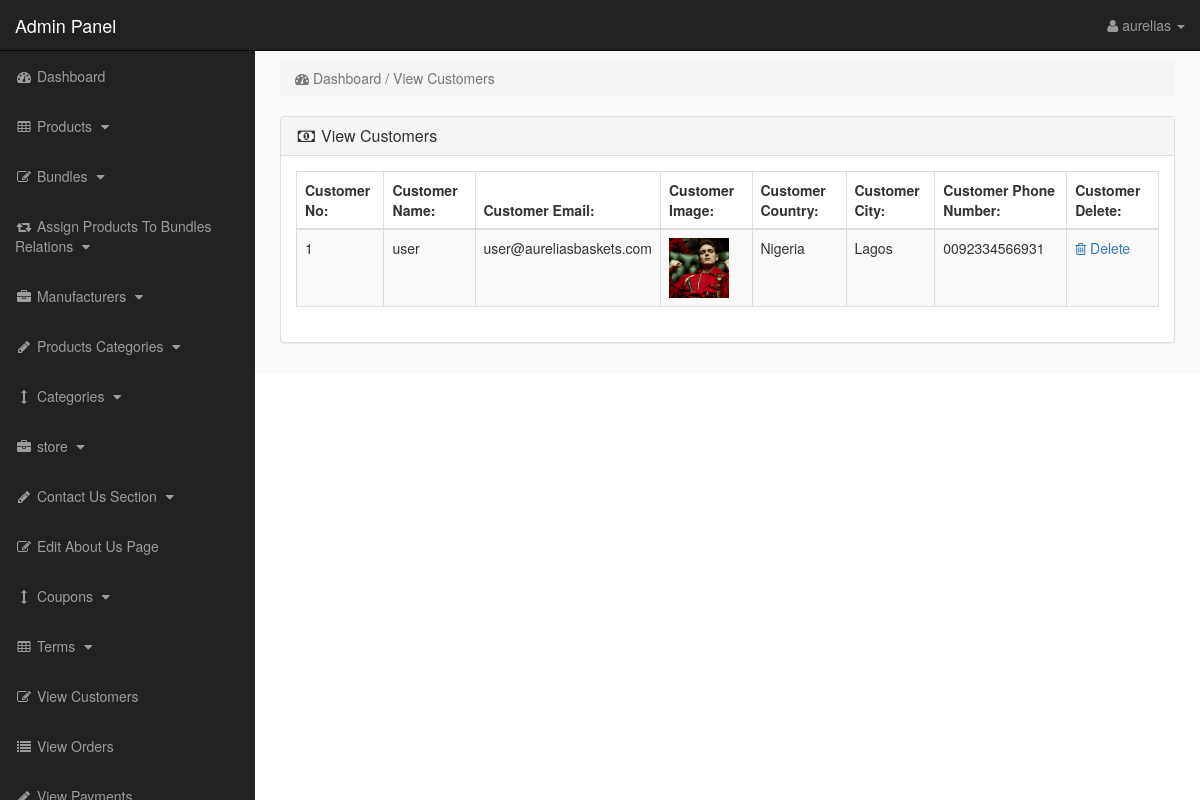
/admin_area/index.php?view_customers (signed in), run on the app's committed database.
### tables this page shows
CREATE TABLE `customers` (
  `customer_id` int(10) NOT NULL,
  `customer_name` varchar(255) NOT NULL,
  `customer_email` varchar(255) NOT NULL,
  `customer_pass` varchar(255) NOT NULL,
  `customer_country` text NOT NULL,
  `customer_city` text NOT NULL,
  `customer_contact` varchar(255) NOT NULL,
  `customer_address` text NOT NULL,
  `customer_image` text NOT NULL,
  `customer_ip` varchar(255) NOT NULL,
  `customer_confirm_code` text NOT NULL
);

### admin_area/view_customers.php (the view)
<?php
if(!isset($_SESSION['admin_email'])){
echo "<script>window.open('login.php','_self')</script>";
}
else {
?>
<div class="row">
<div class="col-lg-12">
<ol class="breadcrumb">
<li class="active">
<i class="fa fa-dashboard"></i> Dashboard / View Customers
</li>
</ol>
</div>
</div>
<div class="row">
<div class="col-lg-12">
<div class="panel panel-default">
<div class="panel-heading">
<h3 class="panel-title">
<i class="fa fa-money fa-fw"></i> View Customers
</h3>
</div>
<div class="panel-body" >
<div class="table-responsive" >
<table class="table table-bordered table-hover table-striped" >
<thead>
<tr>
<th>Customer No:</th>
<th>Customer Name:</th>
<th>Customer Email:</th>
<th>Customer Image:</th>
<th>Customer Country:</th>
<th>Customer City:</th>
<th>Customer Phone Number:</th>
<th>Customer Delete:</th>
</tr>
</thead>
<tbody>
<?php
$i=0;
$get_c = "select * from customers";
$run_c = mysqli_query($con,$get_c);
while($row_c=mysqli_fetch_array($run_c)){
$c_id = $row_c['customer_id'];
$c_name = $row_c['customer_name'];
$c_email = $row_c['customer_email'];
$c_image = $row_c['customer_image'];
$c_country = $row_c['customer_country'];
$c_city = $row_c['customer_city'];
$c_contact = $row_c['customer_contact'];
$i++;
?>
<tr>
<td><?php echo $i; ?></td>
<td><?php echo $c_name; ?></td>
<td><?php echo $c_email; ?></td>
<td><img src="../customer/customer_images/<?php echo $c_image; ?>" width="60" height="60" ></td>
<td><?php echo $c_country; ?></td>
<td><?php echo $c_city; ?></td>
<td><?php echo $c_contact; ?></td>
<td>
<a href="index.php?customer_delete=<?php echo $c_id; ?>" >
<i class="fa fa-trash-o" ></i> Delete
</a>
</td>
</tr>
<?php } ?>
</tbody>
</table>
</div>
</div>
</div>
</div>
</div>
<?php } ?>

### admin_area/includes/sidebar.php (shortened to what this page needs)
<?php
if(!isset($_SESSION['admin_email'])){
echo "<script>window.open('login.php','_self')</script>";
}
else {
?>
<nav class="navbar navbar-inverse navbar-fixed-top" >
<div class="navbar-header" >
<a class="navbar-brand" href="index.php?dashboard" >Admin Panel</a>
</div>
<ul class="nav navbar-right top-nav" >
<li class="dropdown" >
<a href="#" class="dropdown-toggle" data-toggle="dropdown" >
<i class="fa fa-user" ></i>
<?php echo $admin_name; ?> <b class="caret" ></b>
</a>
</li>
</ul>
<div class="collapse navbar-collapse navbar-ex1-collapse">
<ul class="nav navbar-nav side-nav">
<li>
<a href="index.php?dashboard">
<i class="fa fa-fw fa-dashboard"></i> Dashboard
</a>
</li>
<li>
<a href="#" data-toggle="collapse" data-target="#products">
<i class="fa fa-fw fa-table"></i> Products
<i class="fa fa-fw fa-caret-down"></i>
</a>
</li>
<li>
<a href="#" data-toggle="collapse" data-target="#bundles">
<i class="fa fa-fw fa-edit"></i> Bundles
<i class="fa fa-fw fa-caret-down"></i>
</a>
</li>
<li>
<a href="#" data-toggle="collapse" data-target="#relations">
<i class="fa fa-fw fa-retweet"></i> Assign Products To Bundles Relations
<i class="fa fa-fw fa-caret-down"></i>
</a>
</li>
<li>
<a href="#" data-toggle="collapse" data-target="#manufacturers">
<i class="fa fa-fw fa-briefcase"></i> Manufacturers
<i class="fa fa-fw fa-caret-down"></i>
</a>
</li>
<li>
<a href="#" data-toggle="collapse" data-target="#p_cat">
<i class="fa fa-fw fa-pencil"></i> Products Categories
<i class="fa fa-fw fa-caret-down"></i>
</a>
</li>
<li>
<a href="#" data-toggle="collapse" data-target="#cat">
<i class="fa fa-fw fa-arrows-v"></i> Categories
<i class="fa fa-fw fa-caret-down"></i>
</a>
</li>
<li>
<a href="#" data-toggle="collapse" data-target="#store">
<i class="fa fa-fw fa-briefcase"></i> store
<i class="fa fa-fw fa-caret-down"></i>
</a>
</li>
<li>
<a href="#" data-toggle="collapse" data-target="#contact_us">
<i class="fa fa-fw fa-pencil"> </i> Contact Us Section
<i class="fa fa-fw fa-caret-down"></i>
</a>
</li>
<li>
<a href="index.php?edit_about_us">
<i class="fa fa-fw fa-edit"></i> Edit About Us Page
</a>
</li>
<li>
<a href="#" data-toggle="collapse" data-target="#coupons">
<i class="fa fa-fw fa-arrows-v"></i> Coupons
<i class="fa fa-fw fa-caret-down"></i>
</a>
</li>
<li>
<a href="#" data-toggle="collapse" data-target="#terms" >
<i class="fa fa-fw fa-table"></i> Terms
<i class="fa fa-fw fa-caret-down"></i>
</a>
</li>
<li>
<a href="index.php?view_customers">
<i class="fa fa-fw fa-edit"></i> View Customers
</a>
</li>
<li>
<a href="index.php?view_orders">
<i class="fa fa-fw fa-list"></i> View Orders
</a>
</li>
<li>
<a href="index.php?view_payments">
<i class="fa fa-fw fa-pencil"></i> View Payments
</a>
</li>
</ul>
</div>
</nav>
<?php } ?>

### admin_area/css/style.css (style rules this page uses)
body { margin-top:100px; }
@media (min-width: 768px) { body { margin-top:50px; } }
.top-nav { padding:0 15px; }
.top-nav>li { display:inline-block; float:left; }
.top-nav>li>a { padding-top:15px; padding-bottom:15px; line-height:20px; color:#999; }
@media (min-width: 768px) { .side-nav { position:fixed; top:51px; width:255px; border-radius:0; overflow-y:auto; background-color: #222; bottom:0; overflow-x:hidden; padding-bottom:40px; } }
@media (min-width: 768px) { .side-nav>li>a { width:255px; } }
.panel-body { border-radius:5px; }

### data on the page
customers: customer_name "user", customer_email "user@aureliasbaskets.com", customer_image (placeholder picture), customer_country "Nigeria", customer_city "Lagos", customer_contact "0092334566931"

### other printed values
$admin_name "aurelias"
